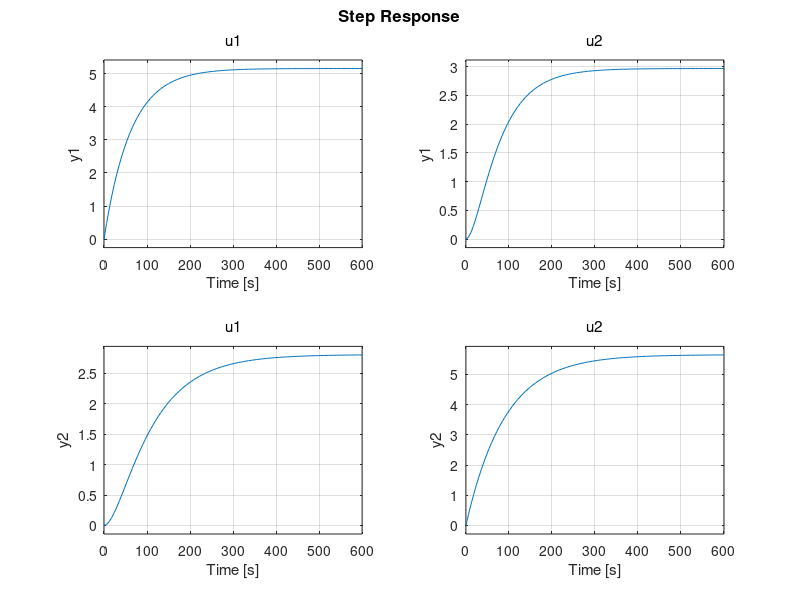

This figure's MATLAB source: (Note: this script raises an error after producing the figure.)
% MPC Control
% Four Tank System
close all;
clear all; clc;

% Define the System Matrices
 % Given parameters
 A1=28; A2=32; A3=28; A4=32;             
 a1=0.071; a2=0.057; a3=0.071;a4=0.057;
 kc=1.0;
 g=981;
 k1=3.33; k2=3.35;
 z1=0.70; z2=0.60;
 T1=62; T2=90; T3=23; T4=30;
 
 % Matrices of the system
 Am1=[-1/T1 0 A3/(T3*A1) 0;0 -1/T2 0 A4/(A2*T4);0 0 -1/T3 0;0 0 0 -1/T4];   
 Bm1=[z1*k1/A1 0;0 z2*k2/A2 ;0 (1-z2)*k2/A3 ;(1-z1)*k1/A4 0];
 Cm1=[kc 0 0 0 ;0 kc 0 0]; %Change according to the controller (To control)
 Co1=[0 kc 0 0 ;0 kc 0 0]; %Change according to the observer (To measure)
 Dm1=[0 0;0 0];

 % Continuous State space model
 sys_cp=ss(Am1,Bm1,Cm1,Dm1); % (For MPC)
 sysK=ss(Am1,Bm1,Co1,Dm1);   % (For Kalman Filter)

 %Step response of system
 step(sys_cp);

 % Discrete State space model
 Ts=0.1;
 sys_d=c2d(sys_cp,Ts);       % (For MPC)
 sysK_d=c2d(sysK,Ts);        % (For Kalman Filter)
 
 Am=sys_d.A;        
 Bm=sys_d.B;
 Cm=sys_d.C;  %(To control)
 Co=sysK_d.C; %(To measure)
 Dm=sys_d.D;

%For MPC implementation

 %Prediction Horizon
 Np=30;
 %Control Horizon
 Nc=15;
 %Calculate the matrices
 [Phi_Phi,Phi_F,Phi_R,Phi,F,BarRs,A_e,B_e,C_e]=mpcgain_MIMO(Am,Bm,Cm,Nc,Np);
 q=size(Cm,1);
 [n,m]=size(B_e);
 nm=size(Am,1);
 %xm=zeros(nm,1);
 
 Xf=zeros(n,1); %Augmented state system

 % Define the length of the simulation
 nlen=300;

 r=ones(nlen,q);
 u=zeros(m,1); %u(k-1)=0
 y=zeros(q,1);
 uwt=[1 1]; %input weight R matrix
 ysp=[13.4 13.7];% Set point
 Rs=repmat(ysp',Np,1);
 R=zeros(m*Nc,m*Nc);
 R(1:m,1:m)=diag(uwt);
 for i=2:Nc
    R((i-1)*m+1:i*m,(i-1)*m+1:i*m)=diag(uwt);
 end

 % Hessian Matrix
 H=Phi_Phi+R;

 %Input Constraints
 DUmin=5*[-1;-1];  
 DUmax=5*[1;1];
 Umin= 0*[-1;-1];
 Umax= 20*[1;1];

%For Kalman Filter Implementation
  Am_tr = transpose(Am);
  Co_tr = transpose(Co);
  %Checking for Controllability and Observability
  %Since this is fourth order system, Controllability matrix is [B AB A^2*B  A^3*B]

  CO=[Bm(:,1) Bm(:,2) Am*Bm(:,1) Am*Bm(:,2) Am^2*Bm(:,1) Am^2*Bm(:,2) Am^3*Bm(:,1) Am^3*Bm(:,2)];
  R_co = rank(CO);
  if R_co==4
   disp('System is controllable')
  else
   disp('System is uncontrollable')
  end

  %Similarly Observability matrix is [H;HA;HA^2;HA^3]
  OB = [Co(1,:); Co(2,:); Co(1,:)*Am; Co(2,:)*Am; Co(1,:)*Am^2; Co(2,:)*Am^2; Co(1,:)*Am^3;Co(2,:)*Am^3];
  R_ob = rank(OB);
  if R_ob ==4
   disp('System is observable')
  else
   disp('System is unobservable')
  end
  
  %Define the noise covariances.
  %We can tune the Q and R for the better estimates of the states
  Q = 10*eye(4);
  R = 0.5*eye(2);
  
  %Preallocating the memory
  x_pri=zeros(4,nlen);
  x_post=zeros(4,nlen);
  E=zeros(4,nlen);
  P_pri=ones(4,4,nlen);
  P_post=ones(4,4,nlen);
  K=zeros(4,4,nlen);
  %Tolerance=zeros(1,nlen);
  trpapriori = zeros(1,nlen);
  trposteriori=zeros(1,nlen);

  %Initial condition on the state, x.
  xm=[12.4;12.7;1.8;1.4];

  %Initial guesses for state and a posteriori covariance.
  x_postm= [1;1;1;1];
  P_postm= (10^5)*eye(4);
  
  %Calculate the process and measurement noise.
  w= 0.005*rand(4,1);
  v= 0.05*rand(2,1);
  
  deltau1=zeros(2,nlen);
  u1=zeros(2,nlen);
  xm1=zeros(4,nlen);
  y1=zeros(2,nlen);
  x_postm1=zeros(4,nlen);
  x_pri1=zeros(4,nlen);

  ukprev=u;
  for kk=1:nlen;
     %pred_err=(Rs-F*Xf);
     %DeltaU=inv(Phi_Phi+R)*Phi'*pred_err;
     f=-(Phi')*(Rs-F*Xf); 
     [M,gamma]=mpc_constraint_MIMO(Umin,Umax,DUmin,DUmax,ukprev,Nc); 
     DeltaU=quadprog(H,f,M,gamma); %H is Haessian matrix
     deltau=DeltaU(1:m,1); %First move of m inputs
     deltau1(:,kk)=deltau;

     u=u+deltau;
     ukprev=u;
     u1(:,kk)=u;

     xm_old=xm;
     xm=Am*xm+Bm*u+w; %delxm(k+1)
     xm1(:,kk)=xm;

     y=Co*xm+v; %y(k) and random noise
     y_mpc=Cm*xm;
     y1(:,kk)=y_mpc;
     
     
     
     %Kalman Filter implementation
      %Predictor equations
        %Compute X_prior
       x_pri=Am*x_postm + Bm*u;
       x_pri1(:,kk)=x_pri;
       %Compute variance P prior
       P_pri=Am*P_postm*Am_tr+Q;
      %Calculating the trace of P prior
      %trpapriori(1,k) = trace(P_pri(:,:,k));

 %Corrector equations
 %Compute Kalman Gain
 K=P_pri*Co_tr/(Co*P_pri*Co_tr+R);
 
 Z_est = Co*x_pri;
 Z_true=y;
 E=Z_true-Z_est;

 %Compute X posterior
 x_postm=x_pri+K*E;
 x_postm1(:,kk)=x_postm;
 %Compute variance P posterior
 P_postm=P_pri - K*Co*P_pri;
 %Calculating the trace of P posterior
 %trposteriori(1,k) = trace(P_post(:,:,k));
        

  Xf=[xm-xm_old;y_mpc]; %full state feedback in delta
    end
    k=0:Ts:(nlen-1)*Ts;
    figure;
        %Plots all the tank measurements with legend
    for i = 1:4
        plot(xm1(i,:),'displayname',strcat('h',num2str(i)));
        hold on;
    end
    xlabel('Time')
    ylabel('All the water levels')
    legend;
  figure;
    subplot(311)                          %Plots the controlled heights only.
        plot(transpose(y1(1,:)),'displayname',strcat('h1'));
        hold on;
        plot(transpose(y1(2,:)),'displayname',strcat('h2'));
    xlabel('Time')
    ylabel('Water level controlled')
    legend;
    subplot(312)
    plot(k,u1')    %Plots the pump voltages
    xlabel('Time')
    ylabel('pump volatge')
    legend('Control')
    subplot(313)
    stairs(k,deltau1')
    xlabel('Time')
    ylabel('deltau')
    legend('First incremental control')
    
      disp('set points are=');
  disp(ysp)
  X=['when Np=',num2str(Np), ' Nc=',num2str(Nc)]; 
  disp(X);
  disp('and uwt=')
  disp(uwt);
  disp('Set points acheived are=')
  disp(y_mpc);
                      
   
   
    
 

